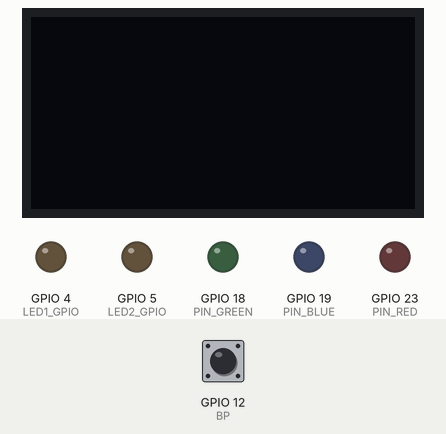
Simulated run of this program. Board: ESP32. On the bench: 128×64 one-colour display, output pins drawn as LEDs (lit = HIGH). Dashed ring = blinking. Inputs (shaded band) come from the test bench; at power-on: GPIO 12 (BP) HIGH.

Above: at 3.2 s.
3.3 s: GPIO 12 (BP) pulled LOW for 0.15 s
At 3.99 s:
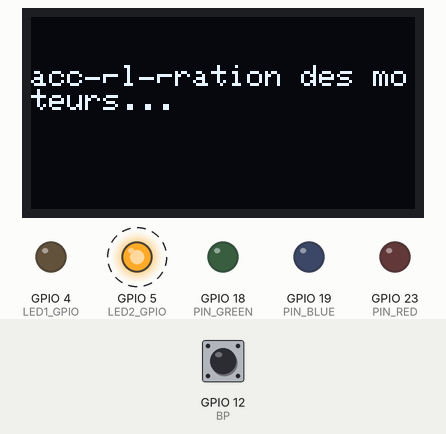
6.3 s: GPIO 12 (BP) pulled LOW for 1 s
At 6.7 s:
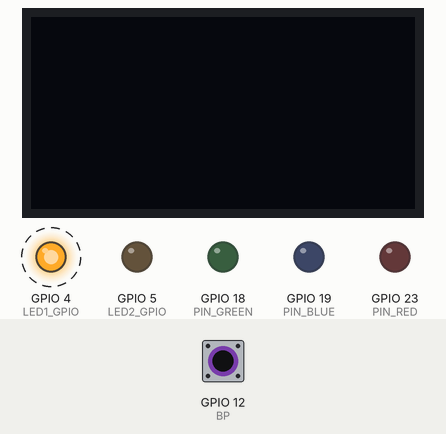
10.3 s: GPIO 12 (BP) pulled LOW for 3.2 s
Timing chart, 0 to 21.0 s (numbered marks = the images above; inputs shaded):
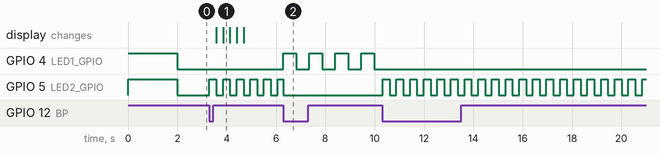

Measured:
- after the input at 3.3 s, GPIO 5 (LED2_GPIO): alternates HIGH for 0.28 s and LOW for 0.28 s, starting at once; the display: first changes after 0.28 s (image 1 shows a later state)
- after the input at 6.3 s, GPIO 4 (LED1_GPIO): alternates HIGH for 0.53 s and LOW for 0.53 s, starting at once
- after the input at 10.3 s, GPIO 4 (LED1_GPIO): stops changing and stays LOW; GPIO 5 (LED2_GPIO): alternates HIGH for 0.28 s and LOW for 0.28 s, starting at once

The program:

main.cpp
```cpp
#include <Arduino.h>
#include <Adafruit_GFX.h>
#include <Adafruit_SSD1306.h>


#define LED1_GPIO 4
#define LED2_GPIO 5
#define BP 12
#define PIN_RED 23
#define PIN_BLUE 19
#define PIN_GREEN 18

#define SCREEN_WIDTH 128        // oled display width in pixel
#define SCREEN_HEIGHT 64

// Declaration for an SSD1306 display connected to I2C (SDA, SCL pins)
Adafruit_SSD1306 display(SCREEN_WIDTH, SCREEN_HEIGHT, &Wire, -1);


bool condition = false;
bool taskGlobal = false;
bool state = true;
SemaphoreHandle_t hsem;
TaskHandle_t taskA;
TaskHandle_t taskB;


void bpTask(void *argp) {

  for (;;) {

    if(digitalRead(BP) == LOW && state == true){
      condition = !condition;
      state = false;}
    if(digitalRead(BP) == HIGH && state == false ){state = true;}

    if(condition == true && taskGlobal != true){
      digitalWrite(LED1_GPIO , LOW);
      taskGlobal = true;
      vTaskSuspend(taskA);
      vTaskResume(taskB);
      }

    else if(condition == false && taskGlobal != false){
      taskGlobal = false;
      digitalWrite(LED2_GPIO , LOW);
      vTaskSuspend(taskB);
      vTaskResume(taskA);}

    }
 }

void ledA(void *argp) {

  for (;;) {
    digitalWrite(LED1_GPIO,digitalRead(LED1_GPIO)^1);
    delay(500);

    display.clearDisplay();
    display.setTextSize(1);
    display.println("activation des moteurs...");
    display.display();
    }
 }

void ledB(void *argp) {

  for (;;) {
    digitalWrite(LED2_GPIO,digitalRead(LED2_GPIO)^1);
    delay(250);

    display.clearDisplay();
    display.setTextSize(1);
    display.println("accélération des moteurs...");
    display.display();

  }

 }

void ledC(void *argp) {

  for (;;) {

  }


}

void setup() {
  Serial.begin(115200);
  pinMode(LED1_GPIO , OUTPUT);
  pinMode(LED2_GPIO , OUTPUT);
  pinMode(BP,INPUT_PULLUP);
  pinMode(PIN_RED, OUTPUT);
  pinMode(PIN_BLUE, OUTPUT);
  pinMode(PIN_GREEN, OUTPUT);


  digitalWrite(LED1_GPIO , HIGH);
  digitalWrite(LED2_GPIO , HIGH);
  delay(2000);
  digitalWrite(LED1_GPIO , LOW);
  digitalWrite(LED2_GPIO , LOW);

  int app_cpu = xPortGetCoreID();


  xTaskCreatePinnedToCore(ledA, "taskA", 3000, NULL, 0, &taskA, app_cpu);

  xTaskCreatePinnedToCore(ledB, "taskB", 3000, NULL, 0, &taskB, app_cpu);

  xTaskCreatePinnedToCore(bpTask, "taskBp", 3000, NULL, 0, NULL, 0);

    vTaskSuspend(taskB);
    vTaskSuspend(taskA);
}

// Not used
void loop() {
 vTaskDelete(nullptr);

 /*
 if BP ...
 analogWrite(PIN_RED, 255);
 analogWrite(PIN_BLUE, 0);
 analogWrite(PIN_GREEN, 0);
 */
 }
```
